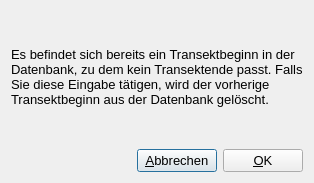
<?xml version="1.0" encoding="UTF-8"?>
<ui version="4.0">
 <class>MissingTransectEndDialog</class>
 <widget class="QDialog" name="MissingTransectEndDialog">
  <property name="geometry">
   <rect>
    <x>0</x>
    <y>0</y>
    <width>314</width>
    <height>183</height>
   </rect>
  </property>
  <property name="font">
   <font>
    <family>Arial</family>
    <pointsize>10</pointsize>
   </font>
  </property>
  <property name="windowTitle">
   <string>Transektende fehlt</string>
  </property>
  <property name="windowIcon">
   <iconset resource="resources.qrc">
    <normaloff>:/logos/logo_oceancare_2.png</normaloff>:/logos/logo_oceancare_2.png</iconset>
  </property>
  <layout class="QVBoxLayout" name="verticalLayout">
   <item>
    <spacer name="verticalSpacer_2">
     <property name="orientation">
      <enum>Qt::Vertical</enum>
     </property>
     <property name="sizeHint" stdset="0">
      <size>
       <width>20</width>
       <height>25</height>
      </size>
     </property>
    </spacer>
   </item>
   <item>
    <widget class="QLabel" name="labelWarnText">
     <property name="text">
      <string>Es befindet sich bereits ein Transektbeginn in der Datenbank, zu dem kein Transektende passt. Falls Sie diese Eingabe tätigen, wird der vorherige Transektbeginn aus der Datenbank gelöscht. </string>
     </property>
     <property name="wordWrap">
      <bool>true</bool>
     </property>
    </widget>
   </item>
   <item>
    <spacer name="verticalSpacer">
     <property name="orientation">
      <enum>Qt::Vertical</enum>
     </property>
     <property name="sizeHint" stdset="0">
      <size>
       <width>20</width>
       <height>26</height>
      </size>
     </property>
    </spacer>
   </item>
   <item>
    <layout class="QHBoxLayout" name="horizontalLayout">
     <item>
      <spacer name="horizontalSpacer">
       <property name="orientation">
        <enum>Qt::Horizontal</enum>
       </property>
       <property name="sizeHint" stdset="0">
        <size>
         <width>40</width>
         <height>20</height>
        </size>
       </property>
      </spacer>
     </item>
     <item>
      <widget class="QPushButton" name="pushButtonCancel">
       <property name="text">
        <string>&amp;Abbrechen</string>
       </property>
      </widget>
     </item>
     <item>
      <widget class="QPushButton" name="pushButtonAccept">
       <property name="text">
        <string>&amp;OK</string>
       </property>
      </widget>
     </item>
    </layout>
   </item>
  </layout>
 </widget>
 <resources>
  <include location="resources.qrc"/>
 </resources>
 <connections/>
</ui>
